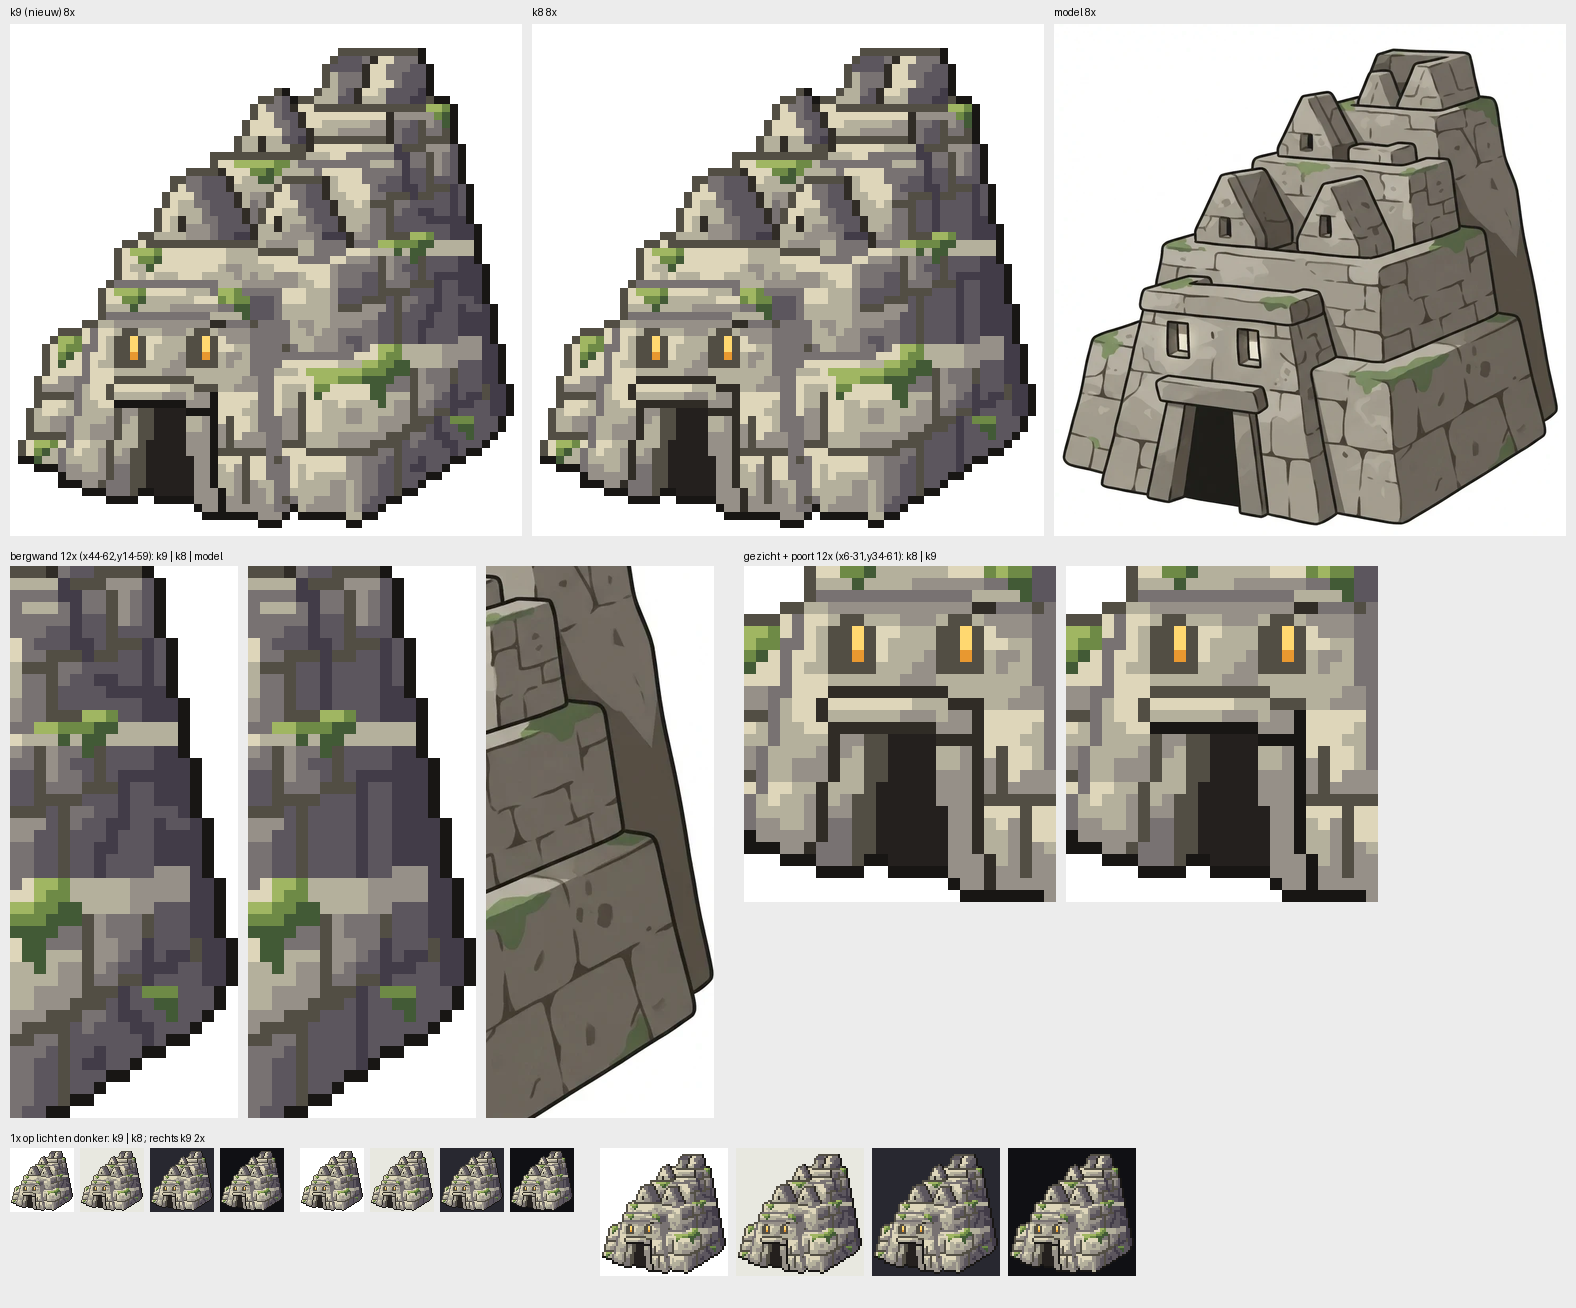

Write Python code to recreate this figure.
from PIL import Image, ImageDraw
src='tempel.png'; K8='../k8/tempel.png'
M=Image.open('../../referenties/model.webp').convert('RGB'); s=(983-46)/62
def mcrop(x0,y0,x1,y1,z):
    return M.crop((int(46+(x0-1)*s),int(57+(y0-3)*s),int(46+(x1-1)*s),int(57+(y1-3)*s))).resize(((x1-x0)*z,(y1-y0)*z),Image.LANCZOS)
def op(p,bg,box=(0,0,64,64),z=8):
    im=Image.open(p).convert('RGBA').crop(box); b=Image.new('RGBA',im.size,bg+(255,)); b.alpha_composite(im)
    return b.convert('RGB').resize(((box[2]-box[0])*z,(box[3]-box[1])*z),Image.NEAREST)
WB=(44,14,63,60); FB=(6,34,32,62)
wW=(WB[2]-WB[0])*12; hW=(WB[3]-WB[1])*12; wF=(FB[2]-FB[0])*12; hF=(FB[3]-FB[1])*12
V=Image.new('RGB',(3*522+10,24+512+40+max(hW,hF)+40+160),(236,236,236)); d=ImageDraw.Draw(V)
V.paste(op(src,(255,255,255)),(10,24)); V.paste(op(K8,(255,255,255)),(532,24)); V.paste(mcrop(0,0,64,64,8),(1054,24))
for i,t in enumerate(['k9 (nieuw) 8x','k8 8x','model 8x']): d.text((10+i*522,6),t,fill=(0,0,0))
y=24+512+30
d.text((10,y-16),'bergwand 12x (x44-62,y14-59): k9 | k8 | model',fill=(0,0,0))
for i,im in enumerate([op(src,(255,255,255),WB,12),op(K8,(255,255,255),WB,12),mcrop(*WB,12)]): V.paste(im,(10+i*(wW+10),y))
x=10+3*(wW+10)+20
d.text((x,y-16),'gezicht + poort 12x (x6-31,y34-61): k8 | k9',fill=(0,0,0))
V.paste(op(K8,(255,255,255),FB,12),(x,y)); V.paste(op(src,(255,255,255),FB,12),(x,y+hF+10)) if x+wF*2+10>V.size[0] else V.paste(op(src,(255,255,255),FB,12),(x+wF+10,y))
y+=max(hW,hF*(2 if x+wF*2+10>V.size[0] else 1))+30
V2=Image.new('RGB',(V.size[0],y+160),(236,236,236)); V2.paste(V.crop((0,0,V.size[0],min(V.size[1],y))),(0,0)); d=ImageDraw.Draw(V2)
d.text((10,y-16),'1x op licht en donker: k9 | k8 ; rechts k9 2x',fill=(0,0,0))
for j,c in enumerate([(255,255,255),(232,232,224),(40,40,48),(16,16,20)]):
    V2.paste(op(src,c,z=1),(10+j*70,y)); V2.paste(op(K8,c,z=1),(300+j*70,y)); V2.paste(op(src,c,z=2),(600+j*136,y))
V2.save('vel.png'); print(V2.size)
